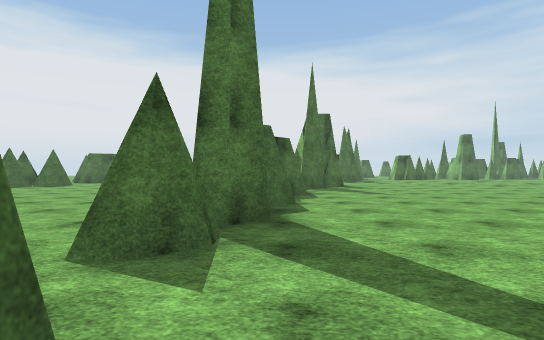
View 1 (above)

16 first-person views from a walk through a 3-D level made in the Unity game engine. The camera is 1.3 m above the floor, looks level and sees 80° across. The floor is counted in squares, 2 m on a side. Each view is taken from the middle of a square. On the plan, view 1 faces up. The plan holds only what a view shows up to about 10 squares ahead; the rest is blank. The place goes on beyond the plan. Some trees and plants on the terrain are drawn as simple stand-ins. The player is left out. Surface patterns are stand-ins for the level's own textures.

View 2
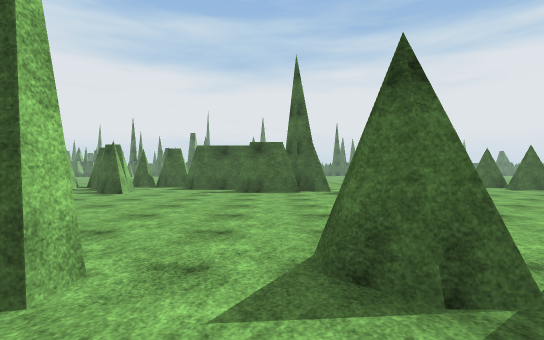

View 3
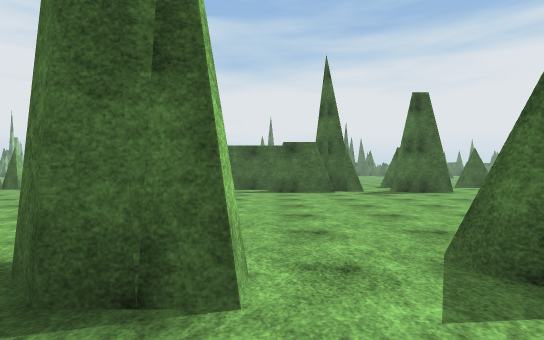

View 4
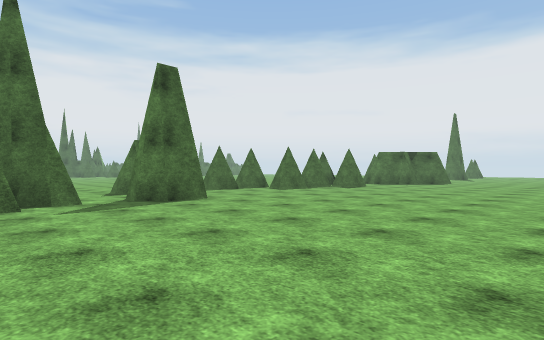

View 5
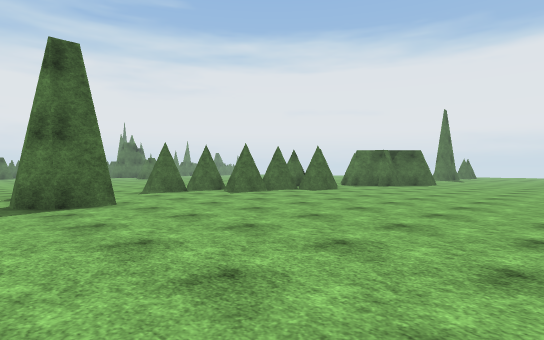

View 6
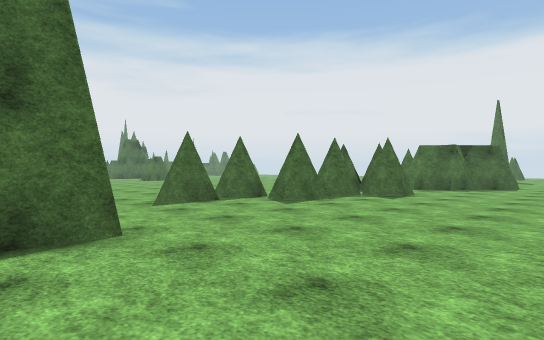

View 7
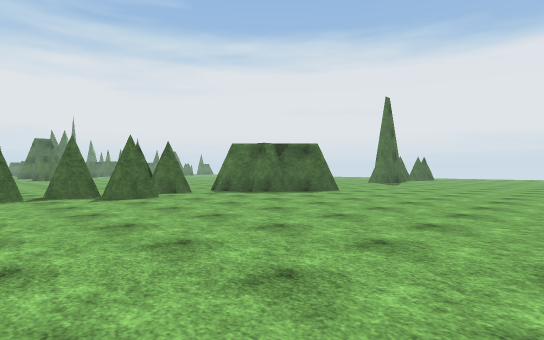

View 8
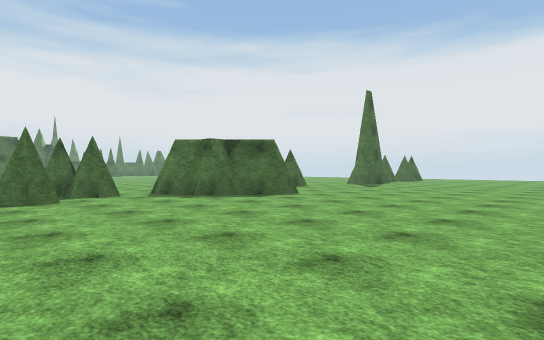

View 9
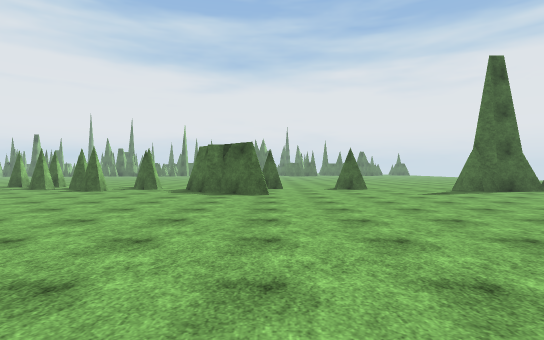

View 10
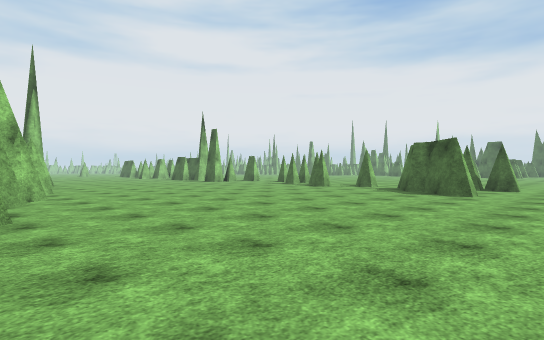

View 11
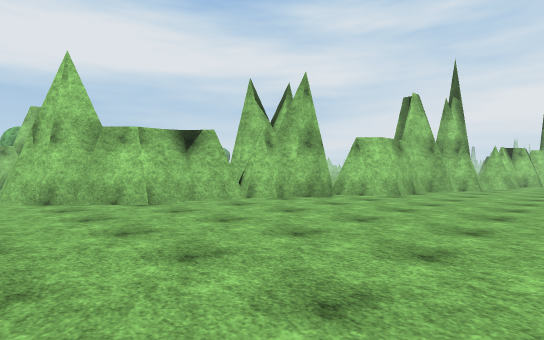

View 12
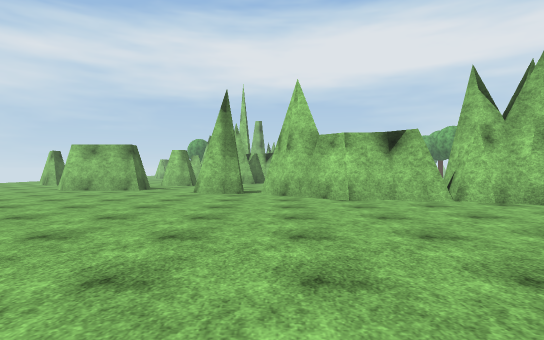

View 13
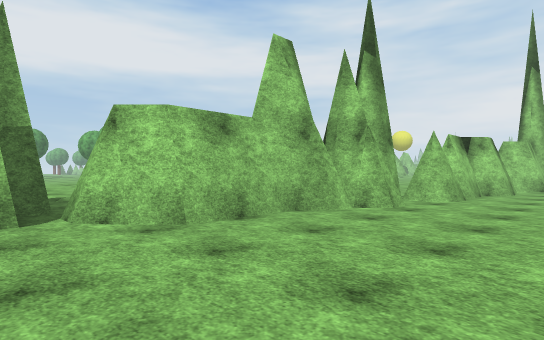

View 14
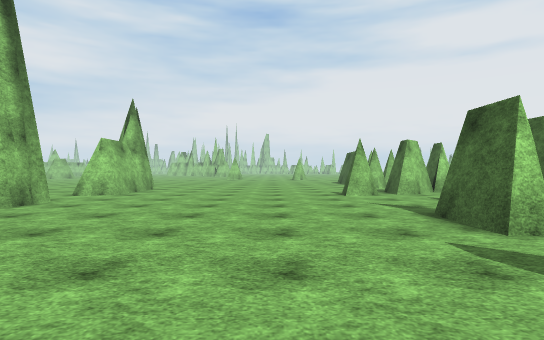

View 15
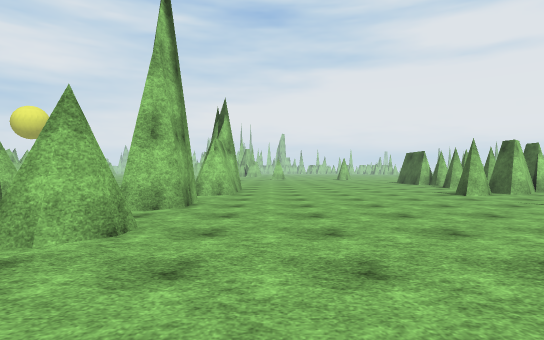

View 16
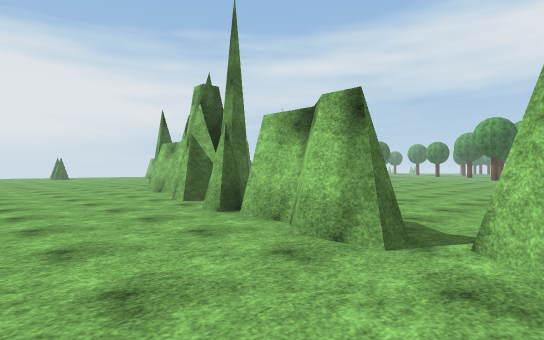

### Floor plan
Points are (right, up) in squares from view 1. A wall is a line through its corners. A room is listed if a view was taken in it or the views show most of it. See-through windows are left out.
Room 1 (views 1, 3, 4, 5, 6, 7, 8, 9, 10, 11, 12, 13, 14, 15, 16)
walls: (0.6, 12.1) (0.6, 12.6) (1.1, 13) (1.1, 13.5) (1.5, 13.9) (1.6, 14.2) (1.6, 16.1) (2.4, 16.9); (-8.4, 13.5) (-8.4, 13) (-8.8, 12.7); (0.9, 12.9) (1.3, 12.9) (1.5, 13); (1.1, 11) (1.1, 12.1); (1.3, 12) (0.9, 12.4); (-9.4, 12.7) (-9.4, 12); (-9.4, 11.1) (-9.4, 10.6); (-0.4, 7.5) (-0.4, 8.1) (0.1, 8.6) (0.1, 9.6) (0.4, 9.9); (-9.4, 15) (-9.4, 14.5); (-8.4, 6.2) (-8.4, 5.2) (-8.8, 4.9) (-9.4, 4.9); (-7.4, 18.8) (-7, 18.8) (-7, 18.4) (-8, 17.5) (-8, 16.9) (-8.3, 16.6) (-8.8, 16.6) (-9.3, 16.1); (-0.8, 5) (-0.8, 5.8) (0, 6.6); (2.5, 17.5) (2.5, 18) (3, 18.5); (-0.5, 3.8) (-1, 3.8); (3.5, 16.9) (3.5, 17.5); (3.7, 17.1) (3.8, 17.6); (3.3, 18.3) (3.3, 19); (-0.6, 2.9) (-1, 2.5) (-1.4, 2.5) (-1.4, 2.8) (-1, 3.2); (3, 18.9) (3.4, 19.3); (-8.8, 3.4) (-9.5, 2.7); (3.5, 18.4) (3.5, 19.3); (-8.7, 2.7) (-8.4, 2.7) (-8.4, 1.4) (-8.9, 1); (3.3, 19.5) (3.3, 20); (3.5, 19.9) (4.1, 20.4) (4.1, 21.4); (3.8, 21.2) (5.9, 23.3); (-1.4, -0.6) (-1.4, 0.4) (-1, 0.8) (-0.6, 0.8) (-0.6, -0.1) (-1.1, -0.6); (4.8, 22) (5, 22.4); (-8.8, -2.7) (-8.4, -2.3) (-8, -2.3) (-8, -2.6) (-8.4, -3); (5.9, 23.9) (5.9, 24.7) (6.4, 25.2); (-1.8, -4) (-1.8, -2.6) (-1.5, -2.3) (-1, -2.3)
low walls: (3, 18.5) (3, 18.9); (3.8, 20.3) (3.8, 21.2)
ways out: opening at (0, 7) to room 2; opening at (0.7, 0.5) to room 2; gap at (-1, 4) to room 2; gap at (6, 25) to room 2; gap at (-9, -3)
Room 2 (view 2)
walls: (4.3, 18.8) (4.8, 18.8); (0.9, 10.7) (0.4, 10.2); (0.8, 8.8) (0.3, 8.2); (0.5, 6.3) (-0.1, 5.8); (0, 4.3) (-0.5, 3.8); (-0.6, 3.2) (-0.6, 2.9)
ways out: opening at (0, 7) to room 1; opening at (0.7, 0.5) to room 1; gap at (-1, 4) to room 1; gap at (6, 25) to room 1

Where each view was taken, in squares from view 1:
view 1: 0 up, 0 right, facing up
view 2: 2 up, 1 right, facing left
view 3: 1 up, 1 right, facing left
view 4: 2 up, 2 left, facing up-left
view 5: 4 up, 2 left, facing up-left
view 6: 5 up, 5 left, facing up-left
view 7: 10 up, 1 left, facing up-left
view 8: 12 up, 1 left, facing up-left
view 9: 19 up, 2 right, facing left
view 10: 21 up, 2 right, facing down-left
view 11: 24 up, 2 left, facing down-right
view 12: 23 up, 3 left, facing right
view 13: 18 up, 2 left, facing down-right
view 14: 6 up, 6 left, facing down
view 15: 6 up, 3 left, facing down
view 16: 6 up, 3 left, facing up-right
